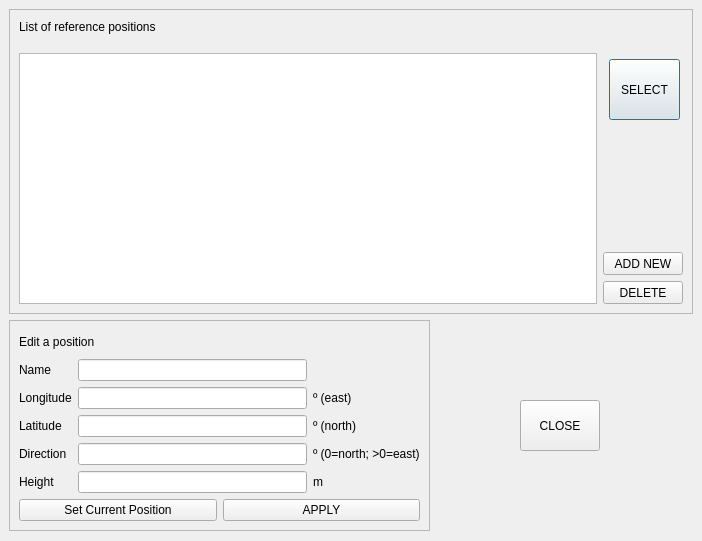
<?xml version="1.0" encoding="UTF-8"?>
<ui version="4.0">
 <class>position_dialog</class>
 <widget class="QDialog" name="position_dialog">
  <property name="geometry">
   <rect>
    <x>0</x>
    <y>0</y>
    <width>702</width>
    <height>541</height>
   </rect>
  </property>
  <property name="windowTitle">
   <string>Reference positions</string>
  </property>
  <widget class="QFrame" name="frame">
   <property name="geometry">
    <rect>
     <x>9</x>
     <y>9</y>
     <width>684</width>
     <height>305</height>
    </rect>
   </property>
   <property name="frameShape">
    <enum>QFrame::StyledPanel</enum>
   </property>
   <property name="frameShadow">
    <enum>QFrame::Raised</enum>
   </property>
   <widget class="QLabel" name="label">
    <property name="geometry">
     <rect>
      <x>10</x>
      <y>10</y>
      <width>156</width>
      <height>16</height>
     </rect>
    </property>
    <property name="text">
     <string>List of reference positions</string>
    </property>
   </widget>
   <widget class="QListWidget" name="listWidget">
    <property name="geometry">
     <rect>
      <x>10</x>
      <y>44</y>
      <width>578</width>
      <height>251</height>
     </rect>
    </property>
   </widget>
   <widget class="QPushButton" name="bSelect">
    <property name="geometry">
     <rect>
      <x>600</x>
      <y>50</y>
      <width>71</width>
      <height>61</height>
     </rect>
    </property>
    <property name="text">
     <string>SELECT</string>
    </property>
   </widget>
   <widget class="QPushButton" name="bNew">
    <property name="geometry">
     <rect>
      <x>594</x>
      <y>243</y>
      <width>80</width>
      <height>23</height>
     </rect>
    </property>
    <property name="text">
     <string>ADD NEW</string>
    </property>
   </widget>
   <widget class="QPushButton" name="bDelete">
    <property name="geometry">
     <rect>
      <x>594</x>
      <y>272</y>
      <width>80</width>
      <height>23</height>
     </rect>
    </property>
    <property name="text">
     <string>DELETE</string>
    </property>
   </widget>
  </widget>
  <widget class="QFrame" name="frame_2">
   <property name="geometry">
    <rect>
     <x>9</x>
     <y>320</y>
     <width>421</width>
     <height>211</height>
    </rect>
   </property>
   <property name="frameShape">
    <enum>QFrame::StyledPanel</enum>
   </property>
   <property name="frameShadow">
    <enum>QFrame::Raised</enum>
   </property>
   <layout class="QGridLayout" name="gridLayout_2">
    <item row="0" column="0">
     <widget class="QLabel" name="label_2">
      <property name="text">
       <string>Edit a position</string>
      </property>
     </widget>
    </item>
    <item row="1" column="0" colspan="2">
     <layout class="QGridLayout" name="gridLayout">
      <item row="2" column="1">
       <widget class="QLineEdit" name="latitude"/>
      </item>
      <item row="1" column="0">
       <widget class="QLabel" name="label_4">
        <property name="text">
         <string>Longitude</string>
        </property>
       </widget>
      </item>
      <item row="0" column="0">
       <widget class="QLabel" name="label_3">
        <property name="text">
         <string>Name</string>
        </property>
       </widget>
      </item>
      <item row="3" column="1">
       <widget class="QLineEdit" name="direction"/>
      </item>
      <item row="0" column="1">
       <widget class="QLineEdit" name="name"/>
      </item>
      <item row="1" column="1">
       <widget class="QLineEdit" name="longitude"/>
      </item>
      <item row="2" column="0">
       <widget class="QLabel" name="label_5">
        <property name="text">
         <string>Latitude</string>
        </property>
       </widget>
      </item>
      <item row="4" column="1">
       <widget class="QLineEdit" name="height"/>
      </item>
      <item row="3" column="0">
       <widget class="QLabel" name="label_6">
        <property name="text">
         <string>Direction</string>
        </property>
       </widget>
      </item>
      <item row="4" column="0">
       <widget class="QLabel" name="label_7">
        <property name="text">
         <string>Height</string>
        </property>
       </widget>
      </item>
      <item row="1" column="2">
       <widget class="QLabel" name="label_9">
        <property name="text">
         <string>º (east)</string>
        </property>
       </widget>
      </item>
      <item row="2" column="2">
       <widget class="QLabel" name="label_10">
        <property name="text">
         <string>º (north)</string>
        </property>
       </widget>
      </item>
      <item row="3" column="2">
       <widget class="QLabel" name="label_11">
        <property name="text">
         <string>º (0=north; &gt;0=east)</string>
        </property>
       </widget>
      </item>
      <item row="4" column="2">
       <widget class="QLabel" name="label_12">
        <property name="text">
         <string>m</string>
        </property>
       </widget>
      </item>
     </layout>
    </item>
    <item row="2" column="1">
     <widget class="QPushButton" name="bApply">
      <property name="text">
       <string>APPLY</string>
      </property>
     </widget>
    </item>
    <item row="2" column="0">
     <widget class="QPushButton" name="bCurrent">
      <property name="text">
       <string>Set Current Position</string>
      </property>
     </widget>
    </item>
   </layout>
  </widget>
  <widget class="QPushButton" name="bClose">
   <property name="geometry">
    <rect>
     <x>520</x>
     <y>400</y>
     <width>80</width>
     <height>51</height>
    </rect>
   </property>
   <property name="text">
    <string>CLOSE</string>
   </property>
  </widget>
 </widget>
 <tabstops>
  <tabstop>name</tabstop>
  <tabstop>longitude</tabstop>
  <tabstop>latitude</tabstop>
  <tabstop>direction</tabstop>
  <tabstop>height</tabstop>
  <tabstop>bApply</tabstop>
  <tabstop>bCurrent</tabstop>
  <tabstop>bSelect</tabstop>
  <tabstop>bNew</tabstop>
  <tabstop>bClose</tabstop>
  <tabstop>listWidget</tabstop>
  <tabstop>bDelete</tabstop>
 </tabstops>
 <resources/>
 <connections/>
</ui>
